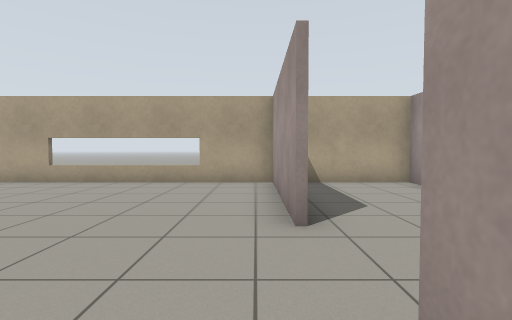
view 1 (above)

24 first-person views from a walk through a robot-simulator world made for Gazebo. The camera is 0.94 m above the floor, tilts 2° down and sees 85° across. The lines on the ground mark 1 m squares. The floor is counted in squares, 1 m on a side. Each view is taken from the middle of a square. On the plan, view 1 faces up. The plan holds only what a view shows up to about 11 squares ahead; the rest is blank. Robots are left out. Simple shapes stand in for some stock models. Some surface patterns are stand-ins.

view 2
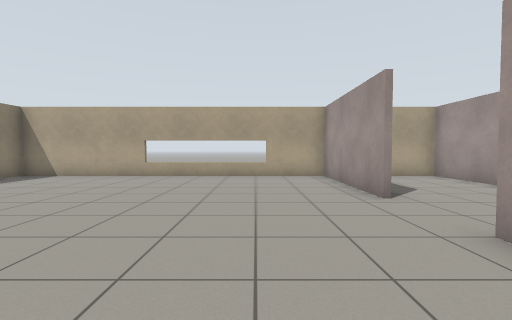

view 3
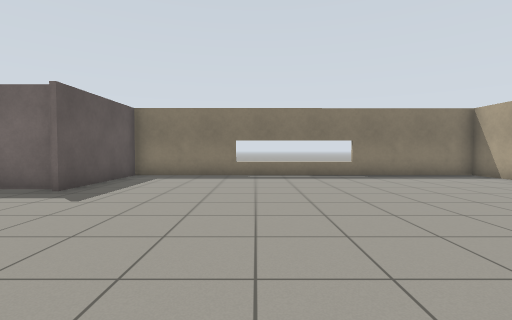

view 4
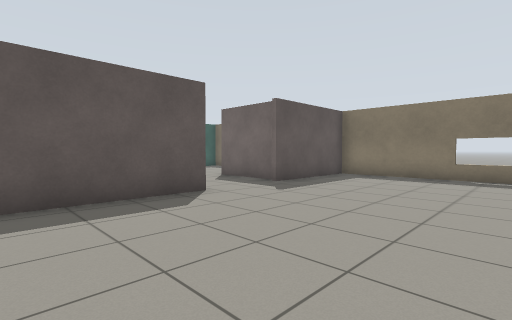

view 5
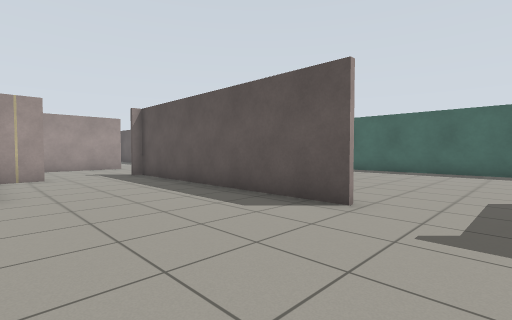

view 6
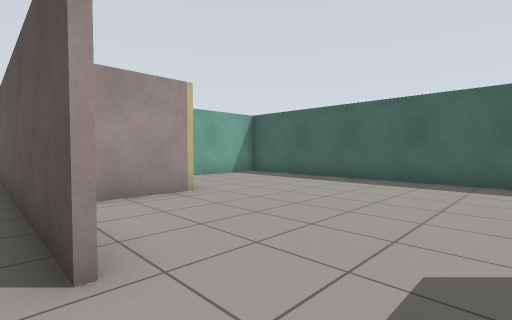

view 7
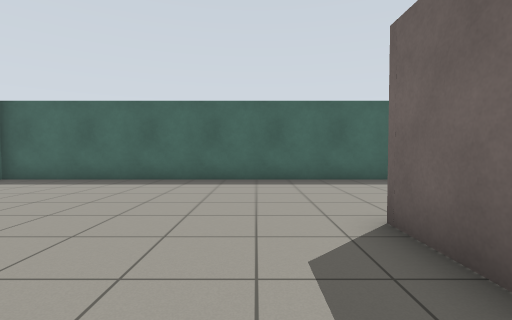

view 8
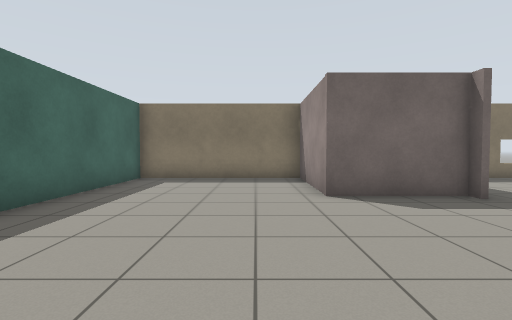

view 9
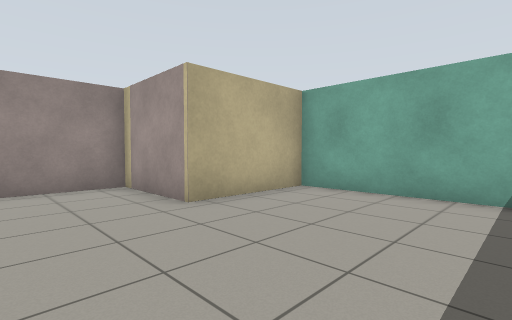

view 10
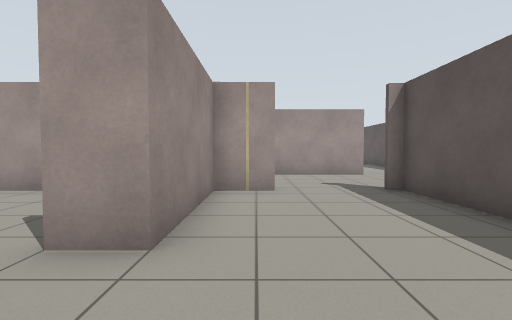

view 11
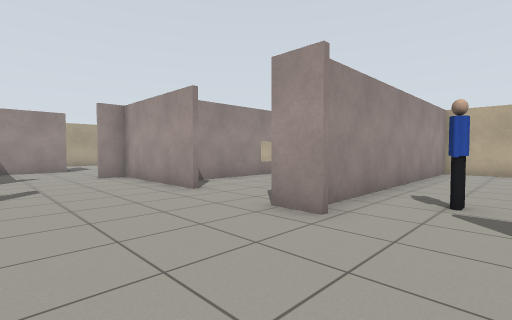

view 12
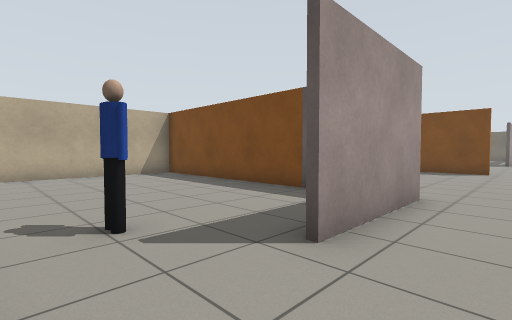

view 13
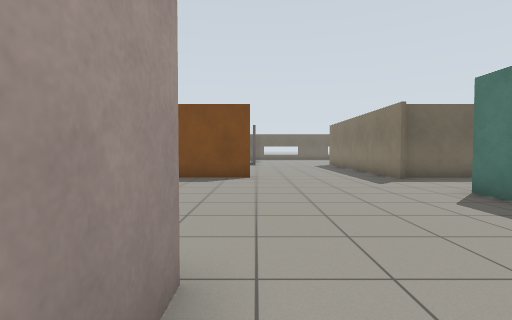

view 14
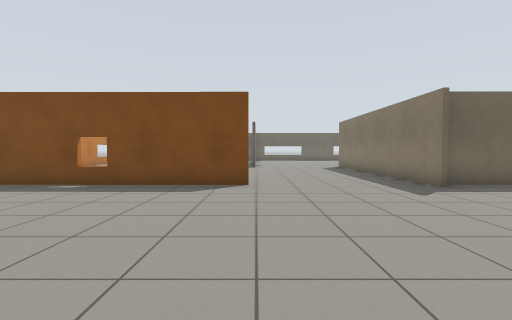

view 15
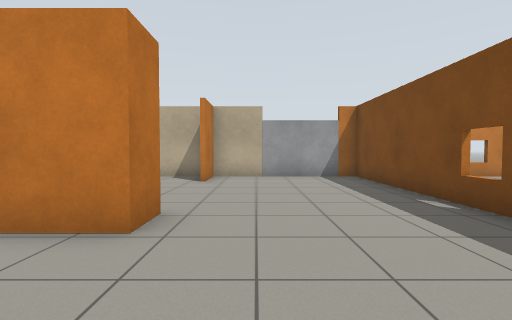

view 16
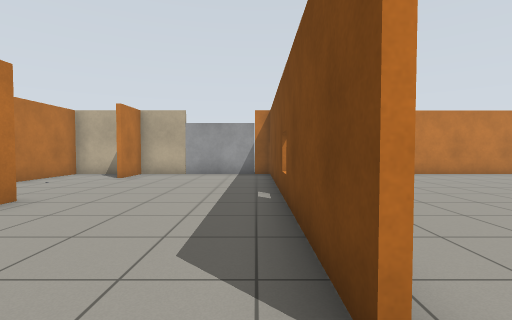

view 17
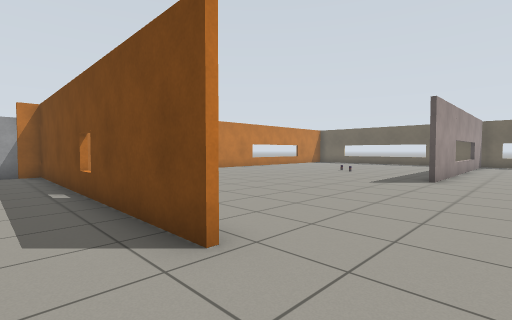

view 18
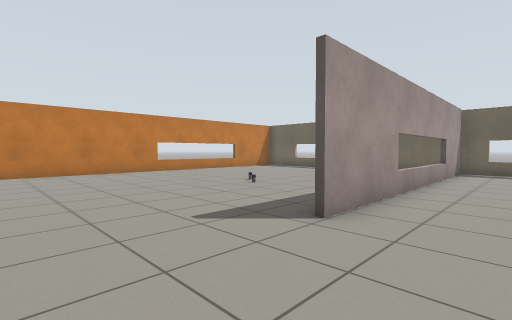

view 19
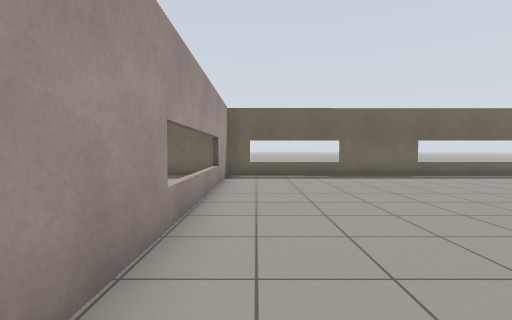

view 20
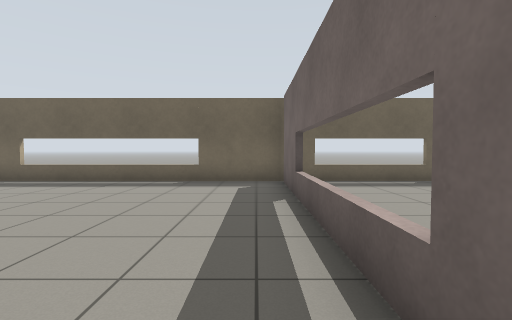

view 21
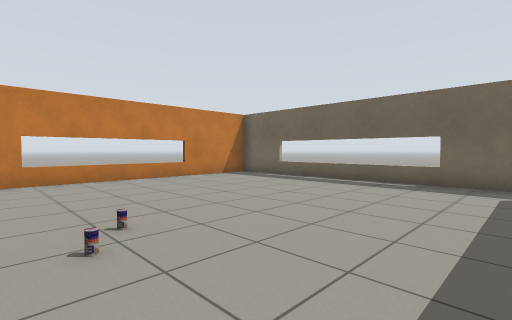

view 22
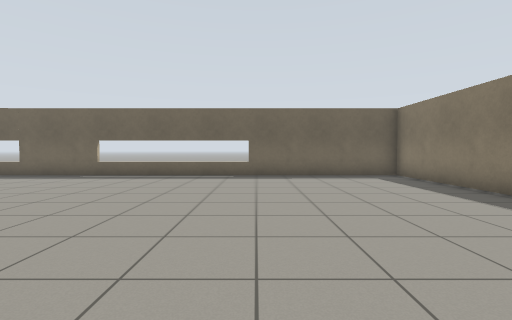

view 23
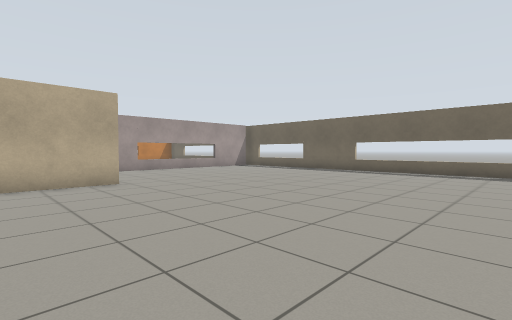

view 24
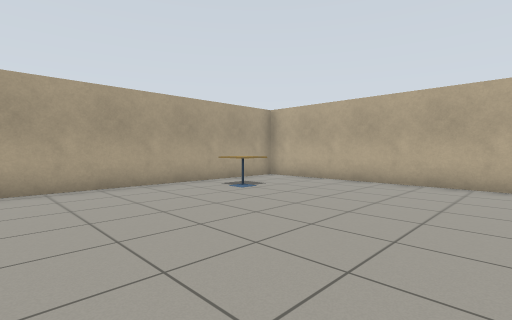

### Floor plan
Points are (right, up) in squares from view 1. A wall is a line through its corners. A room is listed if a view was taken in it or the views show most of it. See-through windows are left out.
Room 1 (views 1, 2, 3, 4, 5, 6, 7, 8, 9, 10)
walls: (-3.9, -4.4) (3.5, -4.4); (-6.3, -4.6) (-6.7, -4.6) (-6.7, -7.6) (-10.4, -7.6) (-10.4, -12.9) (3.2, -12.9) (3.2, -7.6) (-0.3, -7.6) (-0.3, -4.6) (-2.8, -4.6); (0.6, 3.4) (0.6, 8.1) (-10.5, 8.1) (-10.4, -4.4) (-6.3, -4.4); (3.5, 0) (0.6, 0) (0.6, 1); (4.5, 3.9) (4.5, 8.1) (1.5, 8.1)
ways out: opening at (4, -2) to room 2
Room 2 (views 11, 12, 13, 14, 15, 16, 17, 18, 19, 20, 21, 22, 23, 24)
walls: (3.3, -22) (3.3, -26.1); (8.2, -22.5) (18, -22.6) (18, -21.9); (3.2, -30.9) (3.2, -22.7) (-4.8, -22.7); (0.5, -22.5) (2.9, -22.5); (8.2, -32.7) (8.2, -40.1); (3.3, -18.1) (3.3, -19.1); (12.3, -17.6) (11.1, -17.6) (11.1, -14.8) (16.9, -14.8); (8.5, -15) (8.5, -11.4); (18, -30.6) (18, -26.6); (8, -40.1) (8, -30.2); (18, -19.2) (18, -14.9) (15.1, -14.9); (18, -17.6) (16.4, -17.6); (8.5, -8.9) (8.5, -7.7); (18, -13.6) (18, -8.5) (9.2, -8.5); (18, -38.5) (18, -32.4); (-10.3, -35.7) (-10.3, -40.5) (16.8, -40.4); (8.7, -5.2) (8.7, -0.8) (7.7, -0.8); (3.5, -4.4) (4.5, -4.4); (4.5, -1.5) (4.5, 0) (3.5, 0)
ways out: opening at (4, -2) to room 1; opening at (6.5, -1); opening at (9, -6.5)
objects: cafe table (0, -25) to (0, -24); person (10, -10) to (11, -10); drink can (12, -33); door leaf (18, -21) to (18, -20)

Where each view was taken, in squares from view 1:
view 1: 0 up, 0 right, facing up
view 2: 2 down, 2 left, facing up
view 3: 0 up, 0 right, facing left
view 4: 1 up, 0 right, facing down-left
view 5: 0 up, 6 left, facing down-right
view 6: 4 down, 6 left, facing down-right
view 7: 4 down, 5 left, facing down
view 8: 9 down, 1 left, facing left
view 9: 12 down, 3 left, facing up-right
view 10: 1 down, 2 left, facing right
view 11: 11 down, 5 right, facing up-right
view 12: 9 down, 7 right, facing down-right
view 13: 13 down, 8 right, facing down
view 14: 15 down, 8 right, facing down
view 15: 19 down, 8 right, facing right
view 16: 22 down, 7 right, facing right
view 17: 21 down, 6 right, facing down-right
view 18: 27 down, 6 right, facing down-right
view 19: 30 down, 7 right, facing down
view 20: 32 down, 9 right, facing down
view 21: 32 down, 9 right, facing down-right
view 22: 30 down, 5 left, facing down
view 23: 28 down, 5 left, facing down-right
view 24: 30 down, 5 left, facing up-right
